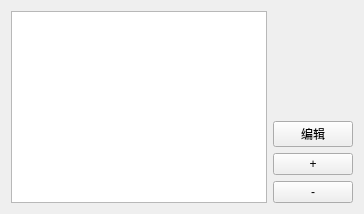
            <widget class="QWidget" name="title">
             <attribute name="title">
              <string>窗口标题</string>
             </attribute>
             <layout class="QGridLayout" name="gridLayout_9">
              <item row="3" column="1">
               <widget class="QPushButton" name="remove_title">
                <property name="cursor">
                 <cursorShape>PointingHandCursor</cursorShape>
                </property>
                <property name="text">
                 <string>-</string>
                </property>
               </widget>
              </item>
              <item row="2" column="1">
               <widget class="QPushButton" name="add_title">
                <property name="cursor">
                 <cursorShape>PointingHandCursor</cursorShape>
                </property>
                <property name="text">
                 <string>+</string>
                </property>
               </widget>
              </item>
              <item row="1" column="1">
               <widget class="QPushButton" name="edit_title_button">
                <property name="cursor">
                 <cursorShape>PointingHandCursor</cursorShape>
                </property>
                <property name="text">
                 <string>编辑</string>
                </property>
               </widget>
              </item>
              <item row="0" column="0" rowspan="4">
               <widget class="QListWidget" name="for_close_title"/>
              </item>
             </layout>
            </widget>
